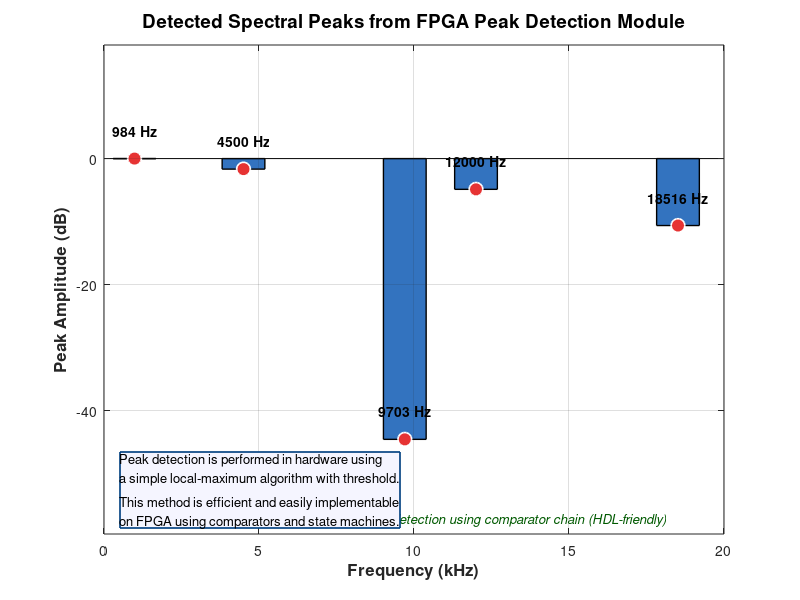
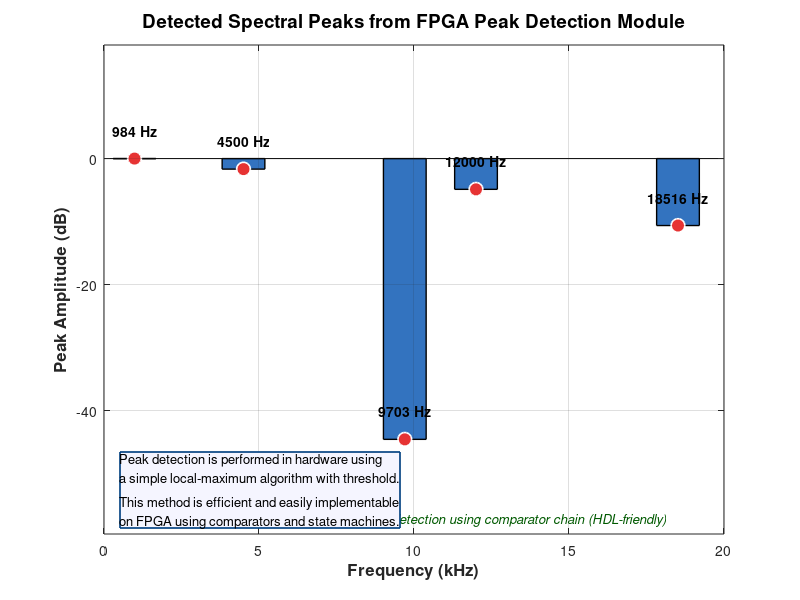

Write MATLAB code to recreate these figures, in order.
%% ============================================================
%%  FIGURE 6: DETECTED SPECTRAL PEAKS
%%  IEEE Paper Ready - Professional Version
%% ============================================================

clear; clc; close all;

%% ==================== PARAMETERS ====================
fs = 48000;
N = 1024;

frequencies = [1000, 4500, 12000, 18500];
amplitudes  = [0.85, 0.65, 0.45, 0.25];
phases      = [0, pi/4, pi/3, pi/6];

peak_thresh_db = -45;
min_peak_dist_bins = 8;
add_noise = true;
noise_level = 0.02;

export_dpi = 300;
fig_folder = 'figures';
if ~exist(fig_folder, 'dir'), mkdir(fig_folder); end

%% ==================== SIGNAL + PEAK DETECTION ====================
t = (0:N-1) / fs;
x = zeros(1, N);
for i = 1:length(frequencies)
    x = x + amplitudes(i) * sin(2*pi*frequencies(i)*t + phases(i));
end
if add_noise
    x = x + noise_level * randn(1, N);
end
x = x / max(abs(x)) * 0.95;

q_levels = 2^11;
x_quant = round(x * q_levels) / q_levels;

w = 0.5 * (1 - cos(2*pi*(0:N-1)/(N-1)));
x_windowed = x_quant .* w;

X = fft(x_windowed, N);
X_single = X(1:floor(N/2)+1);
f_axis = (0:floor(N/2)) * (fs / N);
X_db = 20 * log10(abs(X_single) / max(abs(X_single)) + eps);

% Peak Detection
peak_indices = [];
for i = 2:length(X_db)-1
    if (X_db(i) > X_db(i-1)) && (X_db(i) > X_db(i+1)) && (X_db(i) >= peak_thresh_db)
        peak_indices = [peak_indices, i];
    end
end
if ~isempty(peak_indices)
    peak_indices = peak_indices(diff([0 peak_indices]) >= min_peak_dist_bins);
end

peak_freqs = f_axis(peak_indices);
peak_amps_db = X_db(peak_indices);

%% ==================== FIGURE 6 ====================
fig6 = figure('Color', 'w', 'Name', 'Fig6_PeakDetail_IEEE', ...
              'Position', [150 80 900 550]);

if ~isempty(peak_freqs)
    bar(peak_freqs/1000, peak_amps_db, 0.6, ...
        'FaceColor', [0.2 0.45 0.75], 'EdgeColor', 'k', 'LineWidth', 1.0);
    hold on;
    
    plot(peak_freqs/1000, peak_amps_db, 'o', ...
         'MarkerSize', 10, 'MarkerFaceColor', [0.9 0.2 0.2], ...
         'MarkerEdgeColor', 'w', 'LineWidth', 1.2);
    
    for k = 1:length(peak_freqs)
        text(peak_freqs(k)/1000, peak_amps_db(k) + 4.5, ...
            sprintf('%.0f Hz', peak_freqs(k)), ...
            'HorizontalAlignment', 'center', 'FontSize', 10, 'FontWeight', 'bold');
    end
end

xlabel('Frequency (kHz)', 'FontSize', 12, 'FontWeight', 'bold');
ylabel('Peak Amplitude (dB)', 'FontSize', 12, 'FontWeight', 'bold');
title('Detected Spectral Peaks from FPGA Peak Detection Module', ...
      'FontSize', 13.5, 'FontWeight', 'bold');

grid on;
ylim([min(peak_amps_db)-15, max(peak_amps_db)+18]);

% Annotation box
annotation('textbox', [0.15 0.12 0.40 0.20], ...
    'String', {'Peak detection is performed in hardware using', ...
               'a simple local-maximum algorithm with threshold.', ...
               '', ...
               'This method is efficient and easily implementable', ...
               'on FPGA using comparators and state machines.'}, ...
    'FitBoxToText', 'on', ...
    'BackgroundColor', [0.96 0.96 1], ...
    'EdgeColor', [0 0.25 0.5], ...
    'LineWidth', 1.2, ...
    'FontSize', 9.5);

text(0.5, 0.03, ...
    'FPGA Implementation: Local-max peak detection using comparator chain (HDL-friendly)', ...
    'Units', 'normalized', 'HorizontalAlignment', 'center', ...
    'FontSize', 9.5, 'Color', [0 0.35 0], 'FontAngle', 'italic');

exportgraphics(fig6, fullfile(fig_folder, 'Fig6_PeakDetail_IEEE.png'), 'Resolution', export_dpi);
exportgraphics(fig6, fullfile(fig_folder, 'Fig6_PeakDetail_IEEE.pdf'), 'ContentType', 'vector');

fprintf('✅ Figure 6 generated successfully!\n');
fprintf('   Saved: Fig6_PeakDetail_IEEE.png\n');
